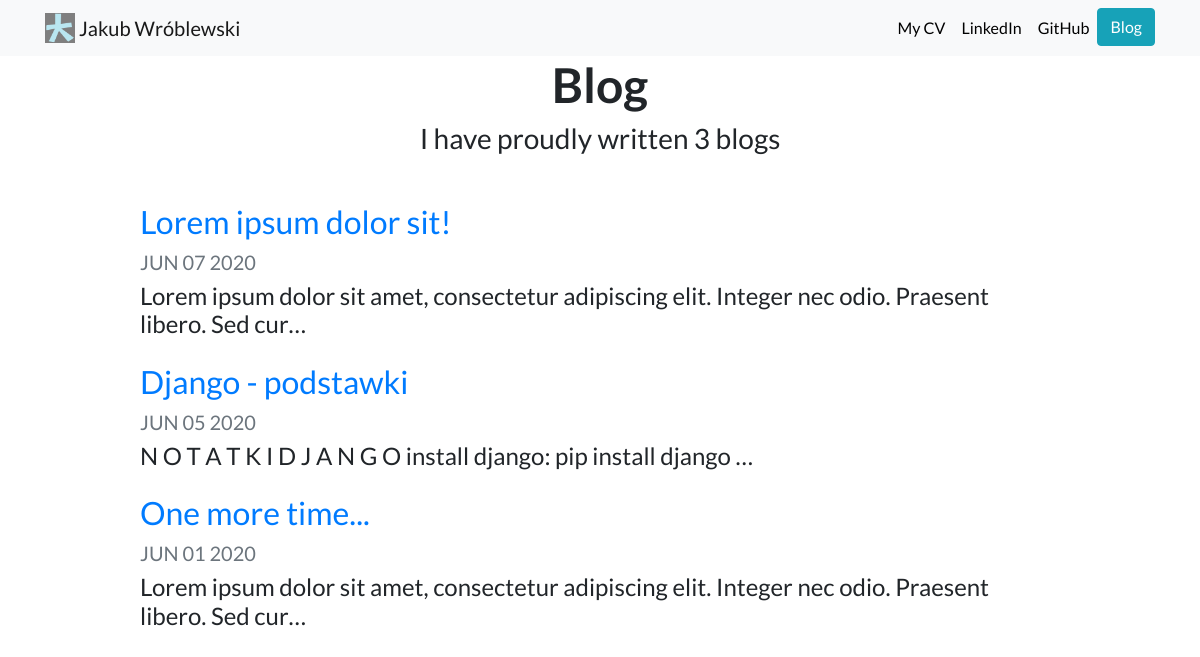
The page /blog_app/ on the database as committed earlier.
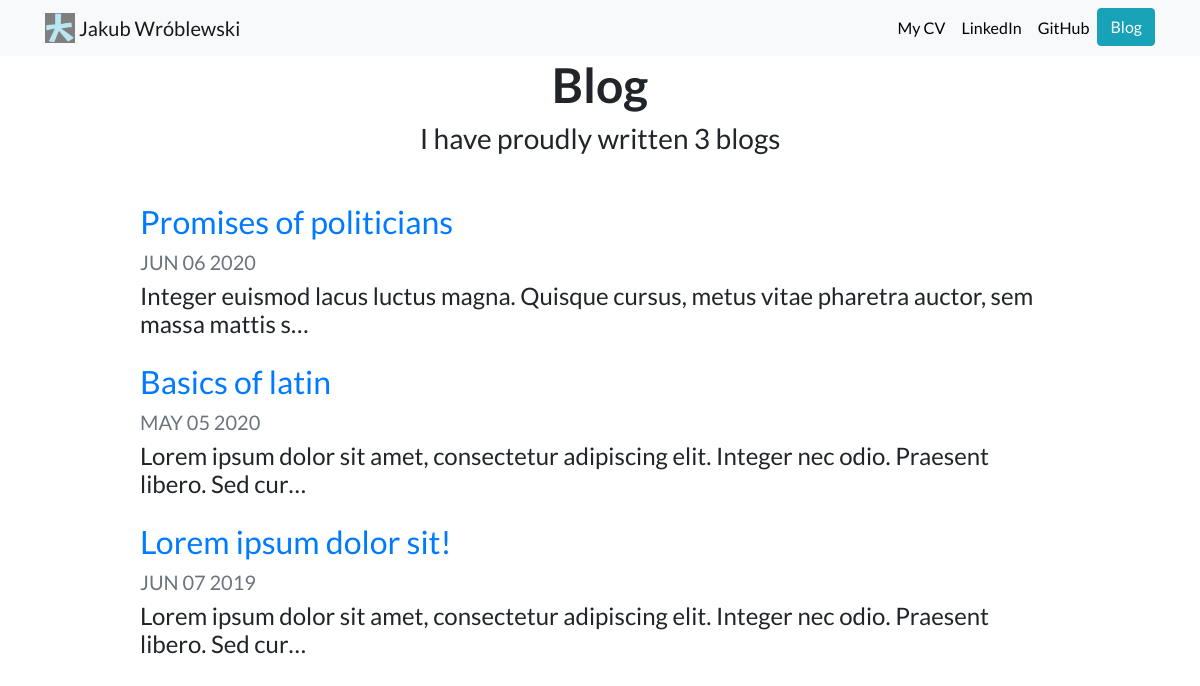
The same page on the database as committed later.
### blog_app/models.py (models this page shows, shortened)
class BlogProject(models.Model):
    title = models.CharField(max_length=200)
    date = models.DateField()
    description = models.TextField()

### blog_app/views.py (the view)
def all_blogs(request):
    blog_projects = BlogProject.objects.order_by("-date")
    return render(request, 'blog_app/all_blogs.html', {'blog_projects':blog_projects})

### blog_app/templates/blog_app/all_blogs.html
{% extends 'portfolio_app/base.html' %}
{% load static %}
{% block content %}
<h1 id="blogtitle" class="font-weight-bold text-center">Blog</h1>
<h3 class="text-center mb-5">I have proudly written {{ blog_projects.count }} blog{{ blog_projects.count|pluralize }}</h3>
{% for blog in blog_projects %}
<div class="row justify-content-center my-3">
  <div class="col-md-10">
    <a href="{% url 'blog_app:detail' blog.id %}"">
      <h2>{{ blog.title }}</h2>
    </a>
    <h5 class="text-muted">{{ blog.date|date:'M d Y'|upper }}</h5>
      <h4>{{ blog.description|striptags|truncatechars:100 }}</h4>
  </div>
</div>
  {% endfor %}
  {% endblock %}

### portfolio_app/templates/portfolio_app/base.html (shortened to what this page needs)
{% load static %}
<!doctype html>
<html lang="en">
  <head>
    <link rel="stylesheet" href="https://stackpath.bootstrapcdn.com/bootstrap/4.4.1/css/bootstrap.min.css">
    <link rel="stylesheet" href="{% static "portfolio_app/custom.css" %}">
  </head>
  <body>
    <nav id="topNav" class="navbar navbar-expand-md navbar-light bg-light">
  <div class="container">
    <a class="navbar-brand" href="{% url 'home' %}">
      <img src="{% static "portfolio_app/logos.png" %}" width="30" height="30" class="d-inline-block align-top" alt="wrublebowski Logo">
      <span>Jakub Wróblewski</span>
    </a>
    <div class="collapse navbar-collapse text-center" id="navbarNav">
      <ul class="navbar-nav ml-auto">
        <li class="nav-item">
          <a class="nav-link" href="{% static "portfolio_app/Jakub_Wroblewski_CV_2020.pdf" %}" target='_blank'>My CV</a>
        </li>
        <li class="nav-item">
          <a class="nav-link" href="https://www.linkedin.com/in/jakub-wr%C3%B3blewski-595a41178/" target="_blank">LinkedIn</a>
        </li>
        <li class="nav-item">
          <a class="nav-link" href="https://github.com/wrublebowski?tab=repositories" target="_blank">GitHub</a>
        </li>
        <li>
          <a role="button" href="{% url 'blog_app:all_blogs' %}" class="btn btn-info">Blog</a>
        </li>
      </ul>
    </div>
  </div>
</nav>
<div class="container">
  {% block content %}{% endblock %}
</div>
  </body>
</html>

### portfolio_app/static/portfolio_app/custom.css (style rules this page uses)
.navbar-nav .nav-link { color: rgba(0,0,0,1) !important; }
body { font-family: 'Lato', sans-serif; }
#blogtitle { font-size: 3rem; }

Rows that differ between the two databases and show on the page:
removed BlogProject: title "Django - podstawki", date "JUN 05 2020", description "N O T A T K I D J A N G O install django: pip install django …"
removed BlogProject: title "One more time...", date "JUN 01 2020", description "Lorem ipsum dolor sit amet, consectetur adipiscing elit. Integer nec odio. Praesent libero. Sed cur…"
added BlogProject: title "Promises of politicians", date "JUN 06 2020", description "Integer euismod lacus luctus magna. Quisque cursus, metus vitae pharetra auctor, sem massa mattis s…"
added BlogProject: title "Basics of latin", date "MAY 05 2020", description "Lorem ipsum dolor sit amet, consectetur adipiscing elit. Integer nec odio. Praesent libero. Sed cur…"
changed BlogProject "Lorem ipsum dolor sit!": date "JUN 07 2020" → "JUN 07 2019"
